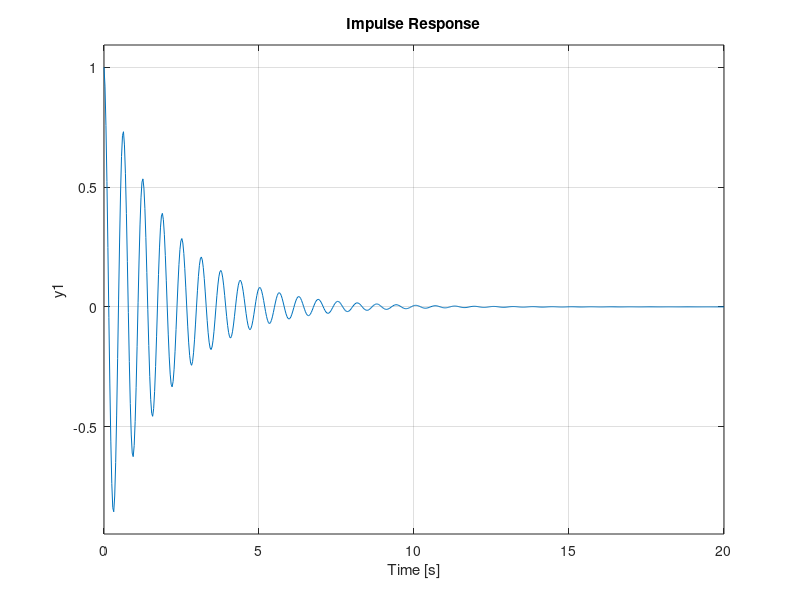
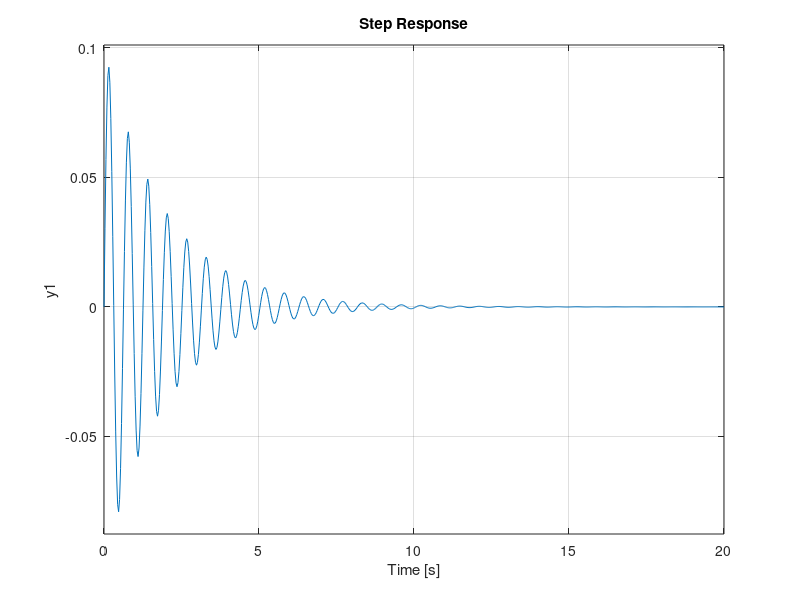

Recreate these plots in MATLAB, in order. (Note: this script raises an error after producing the figures.)
clc;clear all;
num = [1 0];
dem = [1 1 100];
sys = tf(num,dem)
[A,B,C,D] = tf2ss(num,dem)
figure,impulse(sys)
figure,step(sys)
stepinfo(sys)
figure,margin(sys)
